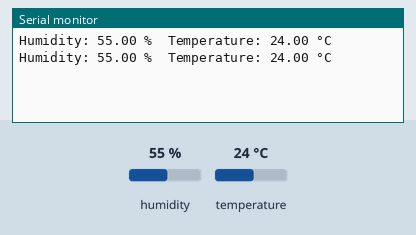
Recording of a sketch running on a simulated Arduino Uno, built with avr-gcc and run on an emulated ATmega328P. Parts: the last lines printed to the serial monitor. The test bench sets the inputs (shaded band); at power-on: humidity 55 %, temperature 24 °C.

Above: at 4.8 s.
4.9 s: humidity set to 22 %
At 6.6 s:
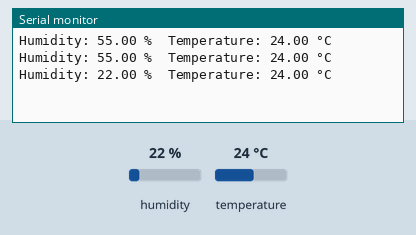
7.9 s: temperature set to 12 °C
At 8.3 s:
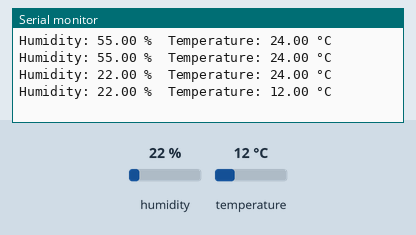
10.9 s: humidity set to 40 %
At 13.1 s:
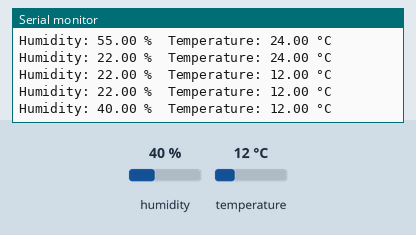
Timing chart, 0 to 14.6 s (numbered marks = the images above; inputs shaded):
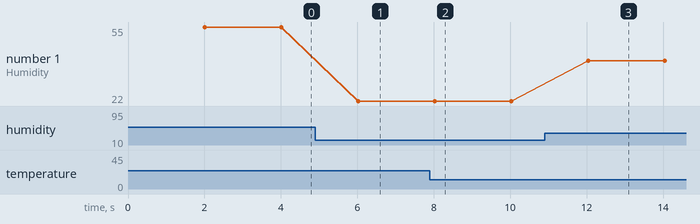

Measured:
- after the input at 4.9 s, the serial monitor: prints a new line after 1.1 s (image 1)
- after the input at 7.9 s, the serial monitor: prints a new line after 0.12 s (image 2)
- after the input at 10.9 s, the serial monitor: prints a new line after 1.1 s (image 3)
- plotted number 1: 55 → 22 after the input at 4.9 s, 22 → 40 after the input at 10.9 s

The sketch:

DHT22lib.ino
```cpp
#include <DHT.h>

#define DHTPIN 2        // Pin connected to the DHT22 sensor
#define DHTTYPE DHT22   // DHT22 (AM2302) sensor

DHT dht(DHTPIN, DHTTYPE);  // Initialize DHT sensor

void setup() {
  // Start the serial communication
  Serial.begin(9600);

  // Initialize the DHT sensor
  dht.begin();
}

void loop() {
  // Wait a few seconds between readings
  delay(2000);  // Delay 2 seconds for the next reading

  // Read humidity
  float humidity = dht.readHumidity();

  // Read temperature in Celsius
  float temperature = dht.readTemperature();

  // Check if the readings failed and print an error message
  if (isnan(humidity) || isnan(temperature)) {
    Serial.println("Failed to read from DHT sensor!");
    return; // Stop if there was an error
  }

  // Print the temperature and humidity values to the Serial Monitor
  Serial.print("Humidity: ");
  Serial.print(humidity);
  Serial.print(" %\t");

  Serial.print("Temperature: ");
  Serial.print(temperature);
  Serial.println(" °C");
}
```
